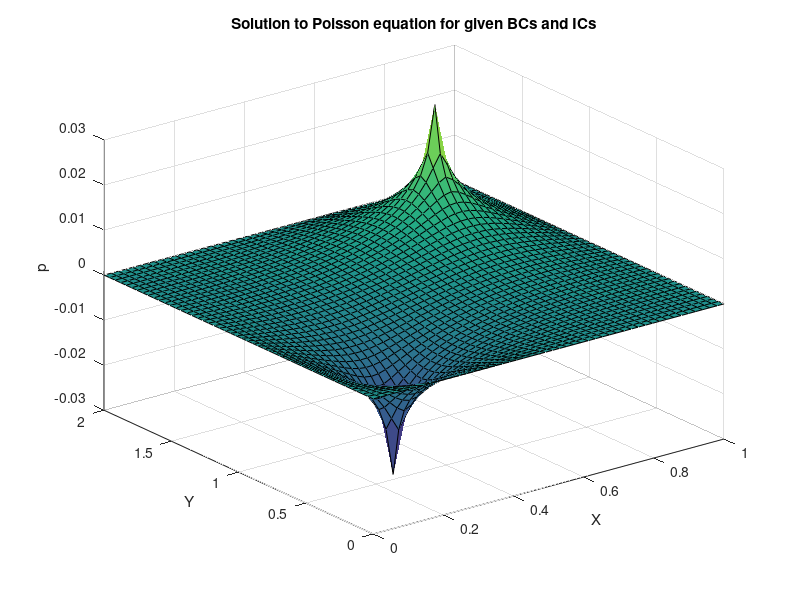

Here is the MATLAB script that generated this plot:
%Solving the Poisson equation using v. similar code to Laplace equation

clear;

%Initialising variables
nx = 50; xmax = 1; dx = xmax/(nx-1);
ny = 50; ymax = 1; dy = ymax/(nx-1);

x = linspace(0, xmax, nx);
y = linspace(0, 2, ny);
[X,Y] = meshgrid(x, y);

%Initialising p and initial conditions
p = zeros(ny, nx);
b = zeros(ny, nx);

b(int8(1/4 * ny), int8(1/4 * nx)) = 100;
b(int8(3/4 * ny), int8(3/4 * nx)) = -100;

%Assigning a dummy number to iter_dif
iter_dif = 1;

%We will stop once the fractional difference between p_current and p_next
%is less than 1e-4
iter_dif_target = 1e-4;

while iter_dif > iter_dif_target
    po = p; %Current p(j,i) which we will use to calculate the next p(j,i)

    %Iterative loop solving for p(j,i) from discretisation of Laplace
    %equation
    for i=2:nx-1
        for j=2:ny-1
            p(j, i) = ((dy^2)*(po(j,i+1) + po(j,i-1)) + (dx^2)*(po(j+1,i) + po(j-1,i)) - b(j,i)*(dx^2)*(dy^2))/(2 * (dx^2 + dy^2));            
        end
    end

    %Boundary conditions
    p(:, 1) = 0;
    p(1, :) = 0;
    p(ny, :) = 0;
    p(:, nx) = 0;
    
    %Fractional difference between p (new) and po (old)
    iter_dif = sum(abs(p(:)) - abs(po(:))) / sum(abs(po(:)));
end

%Plot the equilbrium solution
surf(X, Y, p); grid on;
xlabel('X'); ylabel('Y'); zlabel('p');
title('Solution to Poisson equation for given BCs and ICs');
